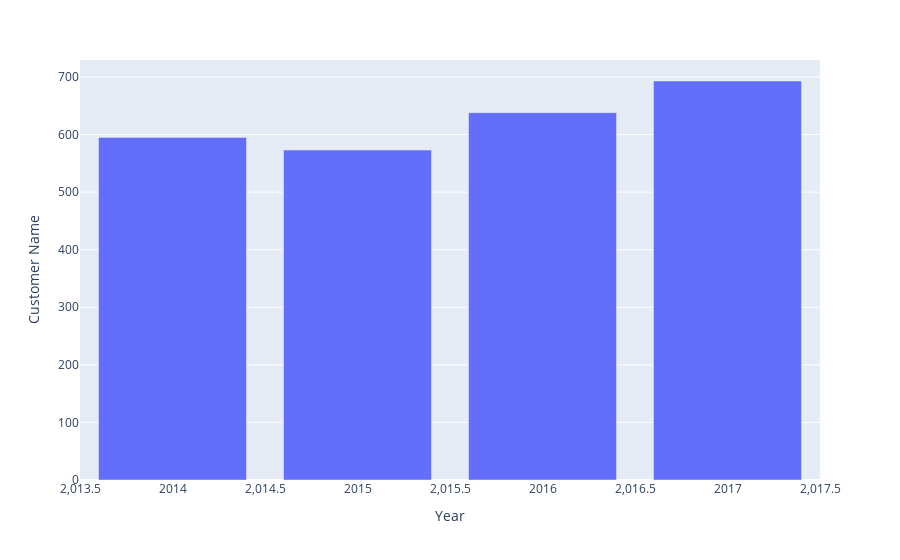

Here is the notebook cell this chart was saved with:
### Markdown cell above
# visualizing the result

### Code cell
px.bar(customer_data, x = "Year", y = "Customer Name")

### Figure 1 — Plotly figure (JSON) as saved in the notebook; plotly's stock layout.template omitted (floating-point values rounded to 4 significant figures)
{"data": [{"alignmentgroup": "True", "hovertemplate": "Year=%{x}<br>Customer Name=%{y}<extra></extra>", "legendgroup": "", "marker": {"color": "#636efa", "pattern": {"shape": ""}}, "name": "", "offsetgroup": "", "orientation": "v", "showlegend": false, "textposition": "auto", "type": "bar", "x": [2014, 2015, 2016, 2017], "xaxis": "x", "y": [595, 573, 638, 693], "yaxis": "y"}], "layout": {"barmode": "relative", "legend": {"tracegroupgap": 0}, "margin": {"t": 60}, "xaxis": {"anchor": "y", "domain": [0, 1], "title": {"text": "Year"}}, "yaxis": {"anchor": "x", "domain": [0, 1], "title": {"text": "Customer Name"}}}}
